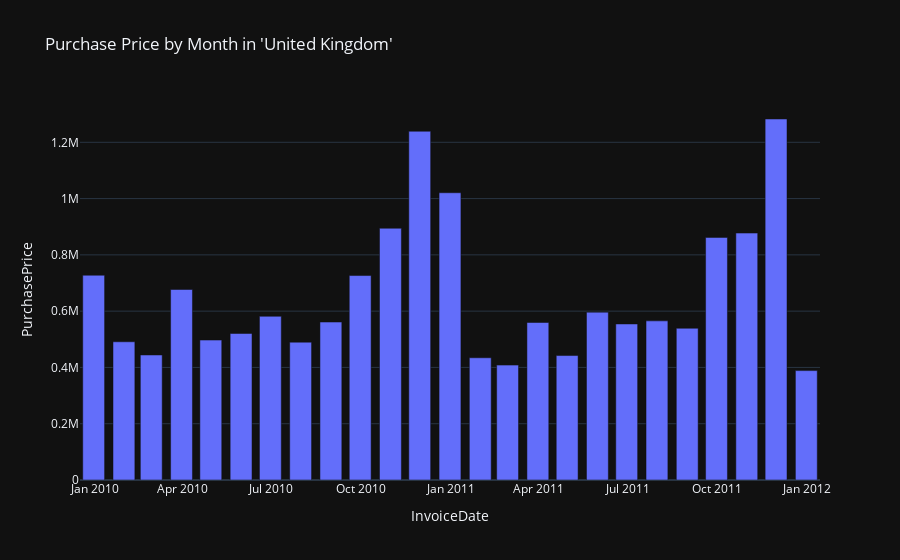

The code cell stored with this chart in its notebook:
### Code cell
# query the df by country, and then bin the data by month, and plot the total purchase price
# for each month
country = "'United Kingdom'"
px.bar(retail_df.query(f'Country == {country}').groupby(pd.Grouper(key='InvoiceDate', freq='M'))['PurchasePrice'].sum().reset_index(), x='InvoiceDate', y='PurchasePrice', title=f'Purchase Price by Month in {country}')

### Figure 1 — Plotly figure (JSON) as saved in the notebook; plotly's stock layout.template omitted (floating-point values rounded to 4 significant figures)
{"data": [{"alignmentgroup": "True", "hovertemplate": "InvoiceDate=%{x}<br>PurchasePrice=%{y}<extra></extra>", "legendgroup": "", "marker": {"color": "#636efa", "pattern": {"shape": ""}}, "name": "", "offsetgroup": "", "orientation": "v", "showlegend": false, "textposition": "auto", "x": ["2009-12-31T00:00:00", "2010-01-31T00:00:00", "2010-02-28T00:00:00", "2010-03-31T00:00:00", "2010-04-30T00:00:00", "2010-05-31T00:00:00", "2010-06-30T00:00:00", "2010-07-31T00:00:00", "2010-08-31T00:00:00", "2010-09-30T00:00:00", "2010-10-31T00:00:00", "2010-11-30T00:00:00", "2010-12-31T00:00:00", "2011-01-31T00:00:00", "2011-02-28T00:00:00", "2011-03-31T00:00:00", "2011-04-30T00:00:00", "2011-05-31T00:00:00", "2011-06-30T00:00:00", "2011-07-31T00:00:00", "2011-08-31T00:00:00", "2011-09-30T00:00:00", "2011-10-31T00:00:00", "2011-11-30T00:00:00", "2011-12-31T00:00:00"], "xaxis": "x", "y": [727700.0, 491100.0, 444200.0, 677000.0, 497200.0, 520700.0, 581700.0, 489800.0, 561300.0, 726500.0, 894600.0, 1239000.0, 1021000.0, 434300.0, 408200.0, 559700.0, 442300.0, 596500.0, 554500.0, 565500.0, 539100.0, 862000.0, 877400.0, 1283000.0, 388700.0], "yaxis": "y", "type": "bar"}], "layout": {"xaxis": {"anchor": "y", "domain": [0.0, 1.0], "title": {"text": "InvoiceDate"}}, "yaxis": {"anchor": "x", "domain": [0.0, 1.0], "title": {"text": "PurchasePrice"}}, "legend": {"tracegroupgap": 0}, "title": {"text": "Purchase Price by Month in 'United Kingdom'"}, "barmode": "relative"}}
